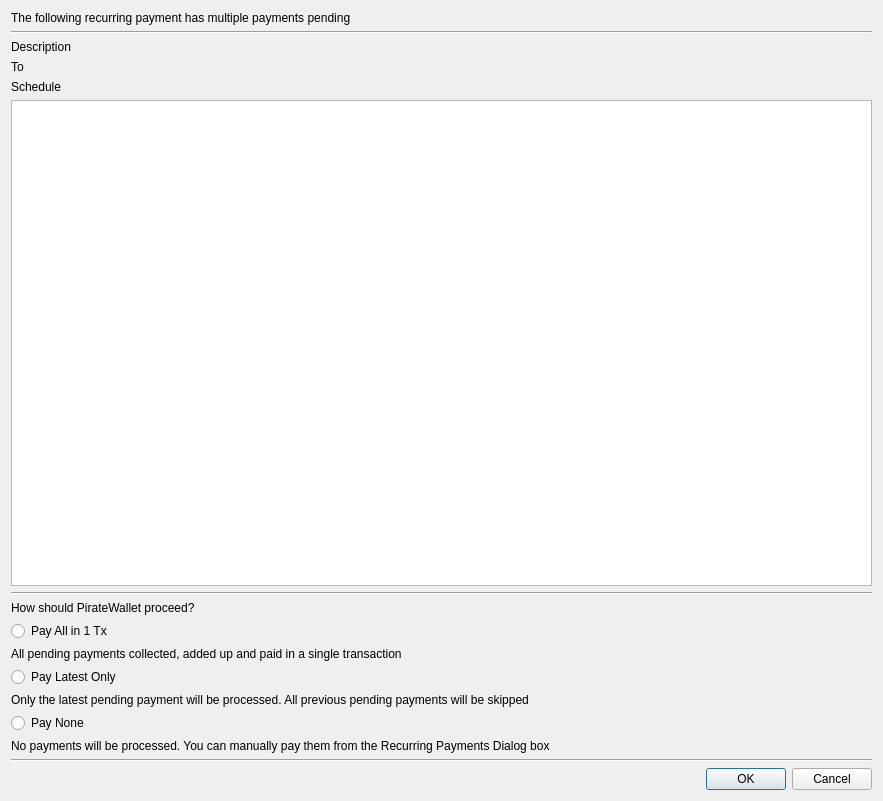
<?xml version="1.0" encoding="UTF-8"?>
<ui version="4.0">
 <class>RecurringPending</class>
 <widget class="QDialog" name="RecurringPending">
  <property name="geometry">
   <rect>
    <x>0</x>
    <y>0</y>
    <width>883</width>
    <height>801</height>
   </rect>
  </property>
  <property name="windowTitle">
   <string>Dialog</string>
  </property>
  <layout class="QGridLayout" name="gridLayout">
   <item row="14" column="0" colspan="2">
    <widget class="QLabel" name="label_5">
     <property name="text">
      <string>No payments will be processed. You can manually pay them from the Recurring Payments Dialog box</string>
     </property>
     <property name="wordWrap">
      <bool>true</bool>
     </property>
    </widget>
   </item>
   <item row="15" column="0" colspan="2">
    <widget class="Line" name="line_2">
     <property name="orientation">
      <enum>Qt::Horizontal</enum>
     </property>
    </widget>
   </item>
   <item row="4" column="0" colspan="2">
    <widget class="QLabel" name="lblSchedule">
     <property name="text">
      <string>Schedule</string>
     </property>
    </widget>
   </item>
   <item row="8" column="0" colspan="2">
    <widget class="QLabel" name="label_2">
     <property name="text">
      <string>How should PirateWallet proceed?</string>
     </property>
    </widget>
   </item>
   <item row="9" column="0" colspan="2">
    <widget class="QRadioButton" name="rAll">
     <property name="text">
      <string>Pay All in 1 Tx</string>
     </property>
    </widget>
   </item>
   <item row="12" column="0" colspan="2">
    <widget class="QLabel" name="label_4">
     <property name="text">
      <string>Only the latest pending payment will be processed. All previous pending payments will be skipped</string>
     </property>
     <property name="wordWrap">
      <bool>true</bool>
     </property>
    </widget>
   </item>
   <item row="11" column="0" colspan="2">
    <widget class="QRadioButton" name="rLast">
     <property name="text">
      <string>Pay Latest Only</string>
     </property>
    </widget>
   </item>
   <item row="13" column="0" colspan="2">
    <widget class="QRadioButton" name="rNone">
     <property name="text">
      <string>Pay None</string>
     </property>
    </widget>
   </item>
   <item row="6" column="0" colspan="2">
    <widget class="QTableView" name="tblPending">
     <attribute name="horizontalHeaderStretchLastSection">
      <bool>true</bool>
     </attribute>
    </widget>
   </item>
   <item row="7" column="0" colspan="2">
    <widget class="Line" name="line">
     <property name="orientation">
      <enum>Qt::Horizontal</enum>
     </property>
    </widget>
   </item>
   <item row="10" column="0" colspan="2">
    <widget class="QLabel" name="label_3">
     <property name="text">
      <string>All pending payments collected, added up and paid in a single transaction</string>
     </property>
     <property name="wordWrap">
      <bool>true</bool>
     </property>
    </widget>
   </item>
   <item row="16" column="0" colspan="2">
    <widget class="QDialogButtonBox" name="buttonBox">
     <property name="orientation">
      <enum>Qt::Horizontal</enum>
     </property>
     <property name="standardButtons">
      <set>QDialogButtonBox::Cancel|QDialogButtonBox::Ok</set>
     </property>
    </widget>
   </item>
   <item row="2" column="0" colspan="2">
    <widget class="QLabel" name="lblDesc">
     <property name="text">
      <string>Description</string>
     </property>
    </widget>
   </item>
   <item row="3" column="0" colspan="2">
    <widget class="QLabel" name="lblTo">
     <property name="text">
      <string>To</string>
     </property>
    </widget>
   </item>
   <item row="1" column="0" colspan="2">
    <widget class="Line" name="line_3">
     <property name="orientation">
      <enum>Qt::Horizontal</enum>
     </property>
    </widget>
   </item>
   <item row="0" column="0" colspan="2">
    <widget class="QLabel" name="label">
     <property name="text">
      <string>The following recurring payment has multiple payments pending</string>
     </property>
    </widget>
   </item>
  </layout>
 </widget>
 <resources/>
 <connections>
  <connection>
   <sender>buttonBox</sender>
   <signal>accepted()</signal>
   <receiver>RecurringPending</receiver>
   <slot>accept()</slot>
   <hints>
    <hint type="sourcelabel">
     <x>248</x>
     <y>254</y>
    </hint>
    <hint type="destinationlabel">
     <x>157</x>
     <y>274</y>
    </hint>
   </hints>
  </connection>
  <connection>
   <sender>buttonBox</sender>
   <signal>rejected()</signal>
   <receiver>RecurringPending</receiver>
   <slot>reject()</slot>
   <hints>
    <hint type="sourcelabel">
     <x>316</x>
     <y>260</y>
    </hint>
    <hint type="destinationlabel">
     <x>286</x>
     <y>274</y>
    </hint>
   </hints>
  </connection>
 </connections>
</ui>
